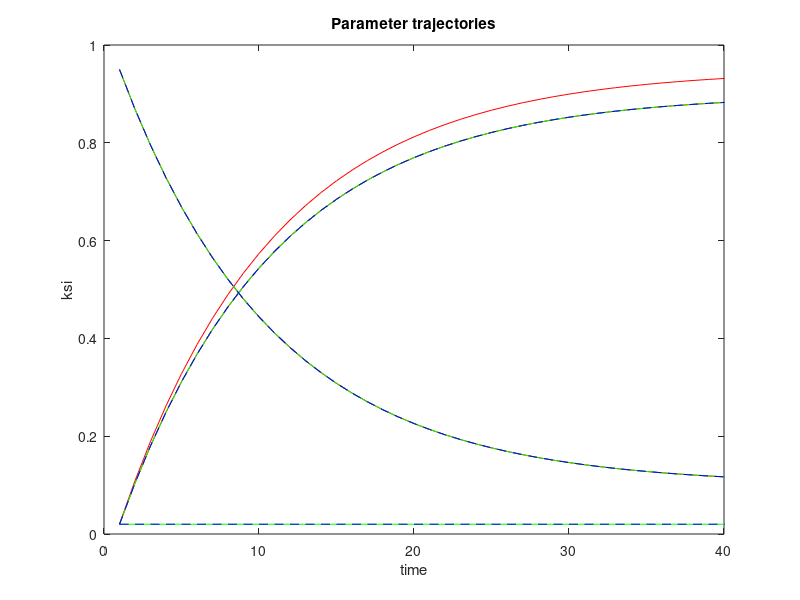
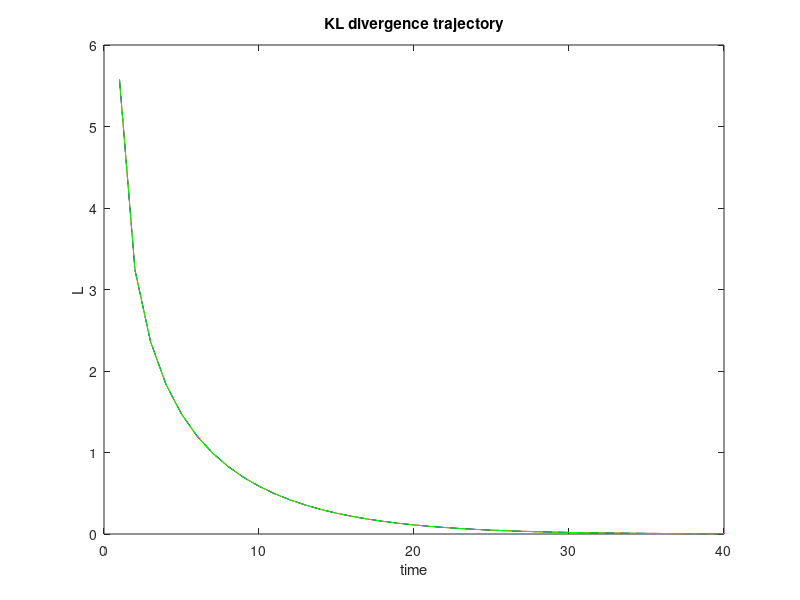
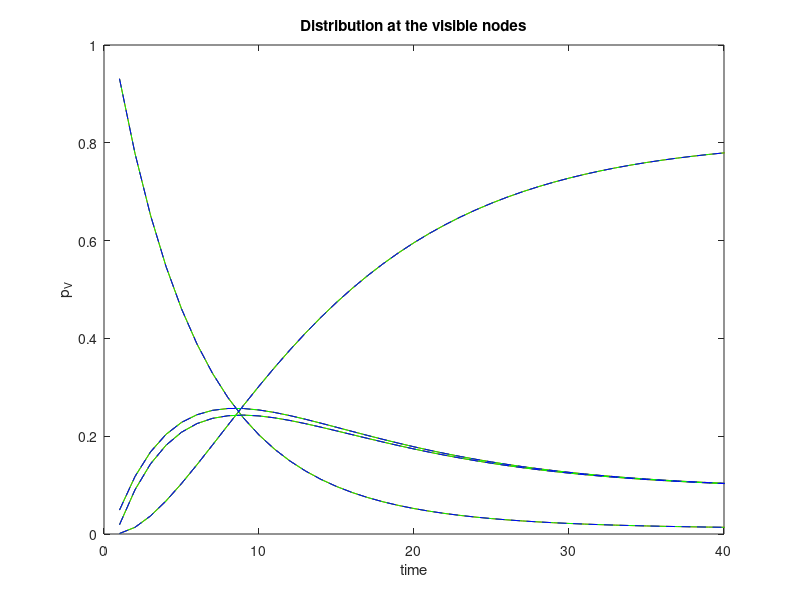

MATLAB code for these plots, in order: (Note: this script raises an error after producing the figures.)
%--------------------------------------------------------------------------
% For Paper
% "On the Natural Gradient of the Evidence Lower Bound"
% by Nihat Ay, Jesse van Oostrum and Adwait Datar
% Author for the code: Adwait Datar
%--------------------------------------------------------------------------
% This script is used to plot the simulated trajectories
clc
close all
%% Load data if not already present in workspace
if ~exist('model')
    model=2; % 1: non-cylindrical model, 2: cylindrical
    switch model
        case 1
            load('non_cylindrical_model.mat')
            % sim_id=2; 
            sim_id=8;
        case 2
            load('cylindrical_model.mat')
            sim_id=1;
    end 
end
%% Plot trajectories:
subsamp=10;
% Plot the parameter trajectories of the two gradient fields
figure(1)
plot(theta_traj(:,1:subsamp:end,sim_id)','r','DisplayName','NGRAD')
set(gca,'ColorOrderIndex',1)
hold on
plot(theta_traj_rec(:,1:subsamp:end,sim_id)','g','DisplayName','NGRAD')
plot(theta_traj_V(:,1:subsamp:end,sim_id)','b--','DisplayName','ELBO')
% legend()
xlim([0 40])
xlabel('time')
ylabel('ksi')
title('Parameter trajectories')

% Plot the Loss trajectories with the two gradient fields
figure(2)
plot(L_num(1:subsamp:end,1,sim_id),'r','DisplayName','ELBO')
set(gca,'ColorOrderIndex',1)
hold on
plot(L_num_V(1:subsamp:end,1,sim_id),'b--','DisplayName','NGRAD')
plot(L_num_rec(1:subsamp:end,1,sim_id),'g','DisplayName','2')
% legend()
xlim([0 40])
xlabel('time')
ylabel('L')
title('KL divergence trajectory')

% Plot the probability trajectories with the two gradient fields on visible
% nodes
p_traj_V=Pi*p_num(1:subsamp:end,:,sim_id)'; % Projection on the visible nodes
p_traj_V_rec=Pi*p_num_rec(1:subsamp:end,:,sim_id)'; % Projection on the visible nodes
p_traj_V_V=Pi*p_num_V(1:subsamp:end,:,sim_id)'; % Projection on the visible nodes
figure(3)
plot(p_traj_V','r','DisplayName','NGRAD')
set(gca,'ColorOrderIndex',1)
hold on
plot(p_traj_V_rec','g','DisplayName','2')
plot(p_traj_V_V','b--','DisplayName','ELBO')
% legend()
xlim([0 40])
xlabel('time')
ylabel('p_V')
title('Distribution at the visible nodes')

% Project the distribution orthogonally (Euclidean) to get a 3-simplex 
% Obtain vectors orthogonal to ones(4,1) via SVD and project on them
[U,S,V]=svd(ones(4,1));
corners=U(:,2:end)';

% Compute translation and rotation parameters
origin=corners(:,1);
new_x=corners(:,2)-origin;
new_z=null([(corners(:,2)-origin)';(corners(:,3)-origin)']);
new_y=null([new_x';new_z']);
W=[new_x';new_y';new_z'];

% Translate and Rotate corners and optimal point:
p_star_proj=U(:,2:end)'*p_star_V;
[p_star_proj] =rotate_translate(p_star_proj,W,origin);
[corners] =rotate_translate(corners,W,origin);

% First draw the lines of the 3-simplex
figure(4)
% title('Distribution trajectories at the visible nodes')

% Plot the model space if required
switch model
    case 1
        plot_full_model(W,origin)
        hold on
    case 2
        plot_independece_model(W,origin)
        hold on
end

% For the final plots in the paper, use i=2 and i=8 from the data non_cylindrical_model_30.mat
% For the final plots in the paper, use i=1:sims from the data cylindrical_model_1.mat
for i=[sim_id]    
    p_traj_V_proj=U(:,2:end)'*Pi*p_num(1:subsamp:end,:,i)';
    p_traj_V_proj_rec=U(:,2:end)'*Pi*p_num_rec(1:subsamp:end,:,i)';
    p_traj_V_V_proj=U(:,2:end)'*Pi*p_num_V(1:subsamp:end,:,i)';
    % Translate and Rotate data
    [p_traj_V_proj] =rotate_translate(p_traj_V_proj,W,origin);
    [p_traj_V_proj_rec] =rotate_translate(p_traj_V_proj_rec,W,origin);
    [p_traj_V_V_proj] =rotate_translate(p_traj_V_V_proj,W,origin);
    plot3(p_traj_V_V_proj(1,:),p_traj_V_V_proj(2,:),p_traj_V_V_proj(3,:),'b--','LineWidth',0.5)    
    hold on
    plot3(p_traj_V_proj(1,:),p_traj_V_proj(2,:),p_traj_V_proj(3,:),'r','LineWidth',0.5)  
    plot3(p_traj_V_proj_rec(1,:),p_traj_V_proj_rec(2,:),p_traj_V_proj_rec(3,:),'g','LineWidth',0.5)
    % plot3(p_traj_V_V_proj(1,1),p_traj_V_V_proj(2,1),p_traj_V_V_proj(3,1),'b.')
    % plot3(p_traj_V_proj(1,1),p_traj_V_proj(2,1),p_traj_V_proj(3,1),'r.')
    plot3(p_star_proj(1,1),p_star_proj(2,1),p_star_proj(3,1),'kX')
end
linewidth=0.5;
linecolor=[0,0.447,0.741];
draw_lines(corners(:,1),corners(:,2),linecolor,linewidth)
hold on
draw_lines(corners(:,1),corners(:,3),linecolor,linewidth)
draw_lines(corners(:,1),corners(:,4),linecolor,linewidth)
draw_lines(corners(:,2),corners(:,3),linecolor,linewidth)
draw_lines(corners(:,2),corners(:,4),linecolor,linewidth)
draw_lines(corners(:,3),corners(:,4),linecolor,linewidth)
% legend('NGRAD','ELBO','Location','northwest')

view([202 20])
zlim([-0.2,1.2])
ylim([0,1.2247])
xlim([-0.75 2])
axis off
%% User-defined functions
function [] = draw_lines(point1,point2,linecolor,linewidth)
        xyz=[point1';point2'];
        line(xyz(:,1),xyz(:,2),xyz(:,3),'Color',linecolor,'Linewidth',linewidth)
end
function []=plot_independece_model(W,origin)
    [U,~,~]=svd(ones(4,1)); % Projection on the kernel of the 1 vector
    % This function plots the independence model as a manifold embedded
    % inside the 3-Simplex
    p=0:0.02:1; % parameter 1
    q=0:0.02:1; % parameter 2
    p_vec=[];
    for i=1:length(p)
        for j=1:length(q)
            p_vec=[p_vec,[p(i)*q(j);p(i)*(1-q(j));(1-p(i))*q(j);(1-p(i))*(1-q(j))]]; % Collect points on the independence model
        end
    end
    p_proj=U(:,2:end)'*p_vec;
    [p_proj] =rotate_translate(p_proj,W,origin);
    n_p=size(p,2);
    linecolor=[0.3010 0.7450 0.9330];
    linewidth=0.1;
    for i=1:n_p        
            draw_lines(p_proj(:,1+n_p*(i-1)),p_proj(:,n_p*i),linecolor,linewidth)
    end
    n_q=size(q,2);
    for j=1:n_q
        draw_lines(p_proj(:,j),p_proj(:,j+n_q*(n_p-1)),linecolor,linewidth)
    end
    view([202 16])
    % view([200 15])
    % xlabel('x')
    % ylabel('y')
    % zlabel('z')
end
function []=plot_full_model(W,origin)    
    [U,~,~]=svd(ones(4,1)); % Projection on the kernel of the 1 vector
    draw_plane_simplex(W,origin,U,1)
    draw_plane_simplex(W,origin,U,2)
    draw_plane_simplex(W,origin,U,3)
    draw_plane_simplex(W,origin,U,4)
    draw_plane_simplex(W,origin,U,5)
    draw_plane_simplex(W,origin,U,6)
    view([202 16])
    % view([200 15])
    % xlabel('x')
    % ylabel('y')
    % zlabel('z')
end
function [points] =rotate_translate(points,W,origin)
    % This function translates points to origin and then rotates them with
    % rotation matrix W;
    points=points-origin;
    points=W*points;
end
function []=draw_plane_simplex(W,origin,U,dimensions)
    x=0:0.05:1; % parameter 1
    linewidth=0.1;
    linecolor=[0.3010 0.7450 0.9330];%
    % linecolor=[0,0.447,0.741];
    for i=1:length(x)
        y=0:0.1:1-x(i); % parameter 2
        for j=1:length(y)
            % z=0:0.1:1-x(i)-y(j); % parameter 3            
            switch dimensions
                case 1 % vary dimensions 1-2
                    p1=[1-x(i)-y(j);0;y(j);x(i)];
                    p_end=[ 0;1-x(i)-y(j);y(j);x(i)];
                case 2 % vary dimensions 3-4
                    p1=[x(i);y(j);0;1-x(i)-y(j)];
                    p_end=[ x(i);y(j);1-x(i)-y(j);0];
                case 3 % vary dimensions 1-3
                    p1=[1-x(i)-y(j);y(j);0;x(i)];
                    p_end=[0;y(j);1-x(i)-y(j);x(i)];
                case 4 % vary dimensions 2-3
                    p1=[x(i);1-x(i)-y(j);0;y(j)];
                    p_end=[x(i);0;1-x(i)-y(j);y(j)];
                case 5 % vary dimensions 1-4
                    p1=[0;x(i);y(j);1-x(i)-y(j)];
                    p_end=[1-x(i)-y(j);x(i);y(j);0];
                case 6 % vary dimensions 2-4
                    p1=[x(i);0;y(j);1-x(i)-y(j)];
                    p_end=[x(i);1-x(i)-y(j);y(j);0];
            end
            p_proj_line=U(:,2:end)'*[p1,p_end];
            [p_proj_line] =rotate_translate(p_proj_line,W,origin);
            if x(i)+y(j)<1
                draw_lines(p_proj_line(:,1),p_proj_line(:,2),linecolor,linewidth)
                hold on
            end
        end
    end
end